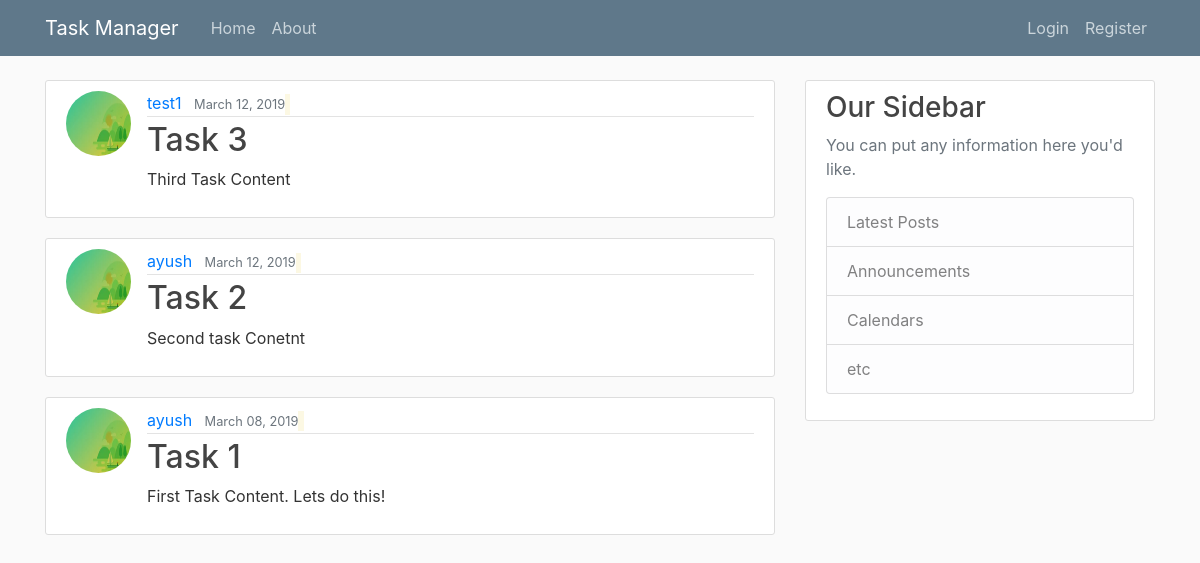
The page / on the database its author committed.
### home/models.py (models this page shows, shortened)
class Task(models.Model):
	title = models.CharField(max_length=100)
	content = models.TextField()
	date_posted = models.DateTimeField(default=timezone.now)
	creator = models.ForeignKey(User, on_delete=models.CASCADE)
	STATUS_CHOICES = (
		('Planned','Planned'),
		('In Progress', 'In Progress'),
		('Done', 'Done'),
	)
	status= models.CharField(max_length=100, choices=STATUS_CHOICES, default='Planned')

### users/models.py (models this page shows, shortened)
class Profile(models.Model):
	user = models.OneToOneField(User, on_delete=models.CASCADE)
	image = models.ImageField(default='default.jpeg', upload_to='profile_pics')

### home/views.py (the view)
# urls.py: path('', TaskListView.as_view(), name =  'app-home'),
class TaskListView(ListView):
	model = Task
	template_name = 'home/home.html'
	context_object_name = 'tasks'
	ordering = ['-date_posted']

### home/templates/home/home.html
{% extends "home/base.html" %}
{% block content%}
	{% for task in tasks  %}
		<article class="media content-section">
			<img class="rounded-circle article-img" src="{{ task.creator.profile.image.url }}">
			 <div class="media-body">
			   <div class="article-metadata">
			     <a class="mr-2" href="#">{{ task.creator }}</a>
			     <small class="text-muted">{{ task.date_posted|date:"F d, Y"}}</small>
			     <small><mark>{{ object.status }}</mark></small>
			   </div>
			   <h2><a class="article-title" href="{% url 'task-detail' task.id %}">{{ task.title }}</a></h2>
			   <p class="article-content">{{ task.content }}</p>
			 </div>
		</article>
	{% endfor %}
{% endblock content %}

### home/static/home/main.css (style rules this page uses)
body { background: #fafafa; color: #333333; margin-top: 5rem; }
h1, h2, h3, h4, h5, h6 { color: #444444; }
.content-section { background: #ffffff; padding: 10px 20px; border: 1px solid #dddddd; border-radius: 3px; margin-bottom: 20px; }
.article-title { color: #444444; }
.article-content { white-space: pre-line; }
.article-img { height: 65px; width: 65px; margin-right: 16px; }
.article-metadata { padding-bottom: 1px; margin-bottom: 4px; border-bottom: 1px solid #e3e3e3 }

### rows shown on the page
Task: creator.profile.image (placeholder picture), creator "test1", date_posted "March 12, 2019", title "Task 3", content "Third Task Content"
Task: creator.profile.image (picture), creator "ayush", date_posted "March 12, 2019", title "Task 2", content "Second task Conetnt"
Task: creator.profile.image (picture), creator "ayush", date_posted "March 08, 2019", title "Task 1", content "First Task Content. Lets do this!"
